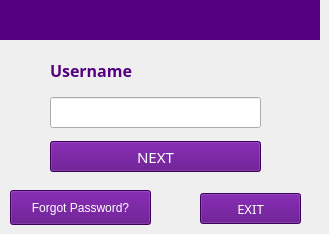
   <widget class="QWidget" name="Login_page">
    <widget class="QPushButton" name="pushButton">
     <property name="geometry">
      <rect>
       <x>50</x>
       <y>141</y>
       <width>211</width>
       <height>31</height>
      </rect>
     </property>
     <property name="font">
      <font>
       <family>Sans Serif</family>
       <pointsize>11</pointsize>
       <weight>9</weight>
       <italic>false</italic>
       <bold>false</bold>
      </font>
     </property>
     <property name="styleSheet">
      <string notr="true">color: rgb(255, 255, 255);
background-color: rgb(85, 0, 127);
font: 75 11pt &quot;Sans Serif&quot;;</string>
     </property>
     <property name="text">
      <string>NEXT</string>
     </property>
    </widget>
    <widget class="QLineEdit" name="lineEdit_userid">
     <property name="geometry">
      <rect>
       <x>50</x>
       <y>97</y>
       <width>211</width>
       <height>31</height>
      </rect>
     </property>
     <property name="font">
      <font>
       <underline>false</underline>
       <strikeout>false</strikeout>
      </font>
     </property>
     <property name="inputMethodHints">
      <set>Qt::ImhDigitsOnly</set>
     </property>
     <property name="maxLength">
      <number>9</number>
     </property>
    </widget>
    <widget class="QLabel" name="label_32">
     <property name="geometry">
      <rect>
       <x>50</x>
       <y>55</y>
       <width>101</width>
       <height>31</height>
      </rect>
     </property>
     <property name="font">
      <font>
       <family>Sans Serif</family>
       <pointsize>12</pointsize>
       <weight>75</weight>
       <bold>true</bold>
      </font>
     </property>
     <property name="styleSheet">
      <string notr="true">color: rgb(85, 0, 127);</string>
     </property>
     <property name="text">
      <string>Username</string>
     </property>
    </widget>
    <widget class="QLabel" name="label_31">
     <property name="geometry">
      <rect>
       <x>0</x>
       <y>0</y>
       <width>320</width>
       <height>40</height>
      </rect>
     </property>
     <property name="font">
      <font>
       <family>Sans Serif</family>
       <pointsize>11</pointsize>
       <weight>9</weight>
       <italic>false</italic>
       <bold>false</bold>
      </font>
     </property>
     <property name="styleSheet">
      <string notr="true">color: rgb(255, 255, 255);
background-color: rgb(85, 0, 127);
font: 75 11pt &quot;Sans Serif&quot;;</string>
     </property>
     <property name="text">
      <string/>
     </property>
    </widget>
    <widget class="QPushButton" name="PAGE32_exit">
     <property name="geometry">
      <rect>
       <x>200</x>
       <y>193</y>
       <width>101</width>
       <height>31</height>
      </rect>
     </property>
     <property name="font">
      <font>
       <family>Sans Serif</family>
       <pointsize>10</pointsize>
       <weight>9</weight>
       <italic>false</italic>
       <bold>false</bold>
      </font>
     </property>
     <property name="styleSheet">
      <string notr="true">color: rgb(255, 255, 255);
background-color: rgb(85, 0, 127);
font: 75 10pt &quot;Sans Serif&quot;;</string>
     </property>
     <property name="text">
      <string>EXIT</string>
     </property>
    </widget>
    <widget class="QLabel" name="FinoLogo_2">
     <property name="geometry">
      <rect>
       <x>5</x>
       <y>2</y>
       <width>71</width>
       <height>35</height>
      </rect>
     </property>
     <property name="autoFillBackground">
      <bool>false</bool>
     </property>
     <property name="styleSheet">
      <string notr="true">background-color: rgb(85, 0, 127);</string>
     </property>
     <property name="text">
      <string/>
     </property>
     <property name="pixmap">
      <pixmap resource="fino.qrc">:/Fino/Icons/finoW.png</pixmap>
     </property>
     <property name="scaledContents">
      <bool>true</bool>
     </property>
     <property name="alignment">
      <set>Qt::AlignCenter</set>
     </property>
    </widget>
    <widget class="QLabel" name="AppVersion_Label">
     <property name="geometry">
      <rect>
       <x>165</x>
       <y>18</y>
       <width>151</width>
       <height>20</height>
      </rect>
     </property>
     <property name="font">
      <font>
       <pointsize>11</pointsize>
      </font>
     </property>
     <property name="styleSheet">
      <string notr="true">color: rgb(255, 255, 255);
background-color: rgb(85, 0, 127);</string>
     </property>
     <property name="text">
      <string/>
     </property>
     <property name="alignment">
      <set>Qt::AlignRight|Qt::AlignTrailing|Qt::AlignVCenter</set>
     </property>
    </widget>
    <widget class="QPushButton" name="Forgot_Password_Button_User_pg1">
     <property name="geometry">
      <rect>
       <x>10</x>
       <y>190</y>
       <width>141</width>
       <height>35</height>
      </rect>
     </property>
     <property name="styleSheet">
      <string notr="true">color: rgb(255, 255, 255);
background-color: rgb(85, 0, 127);
font: 75 11pt &quot;Sans Serif&quot;;</string>
     </property>
     <property name="text">
      <string>Forgot Password?</string>
     </property>
    </widget>
   </widget>
